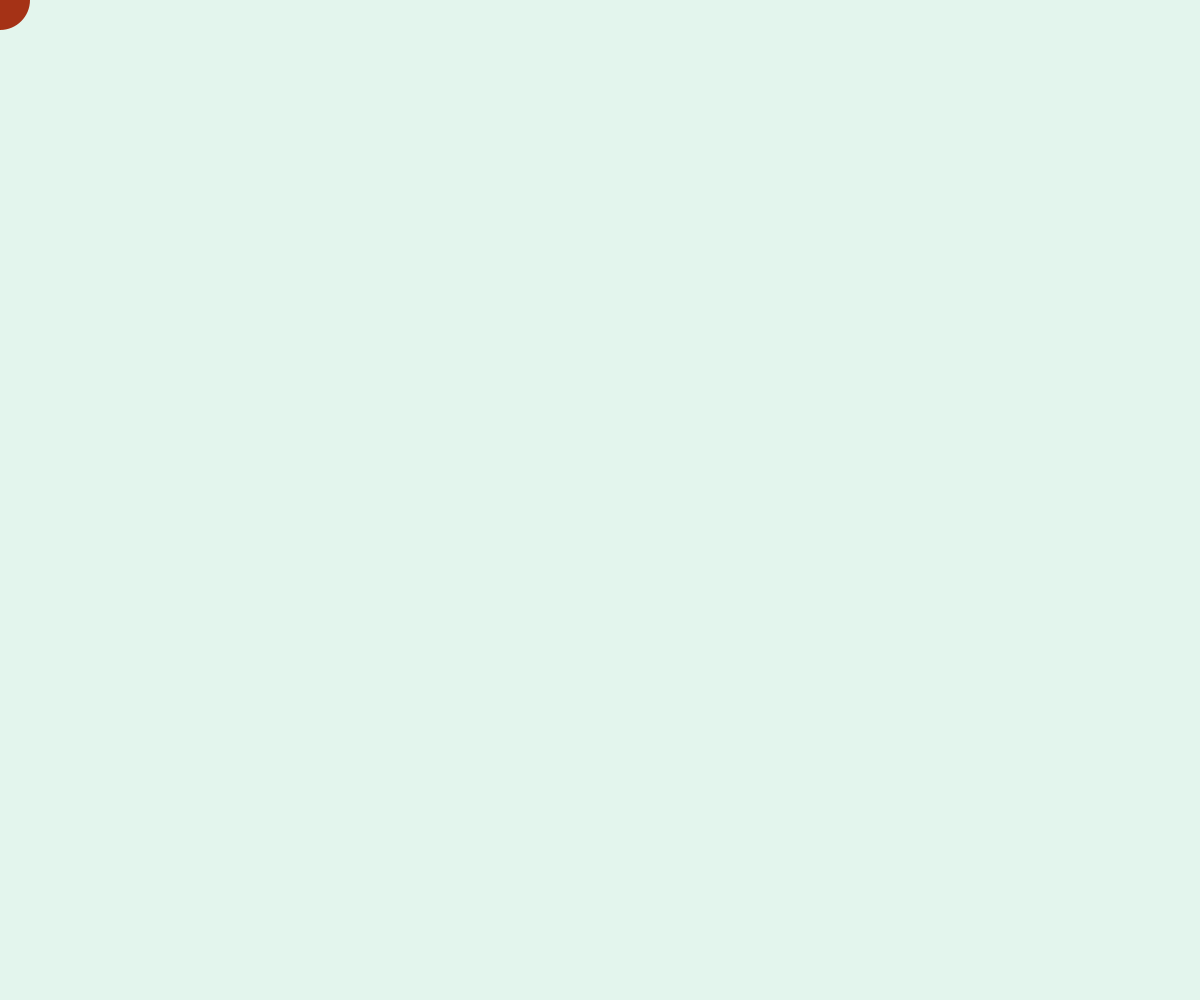
Frame 1 (no input)
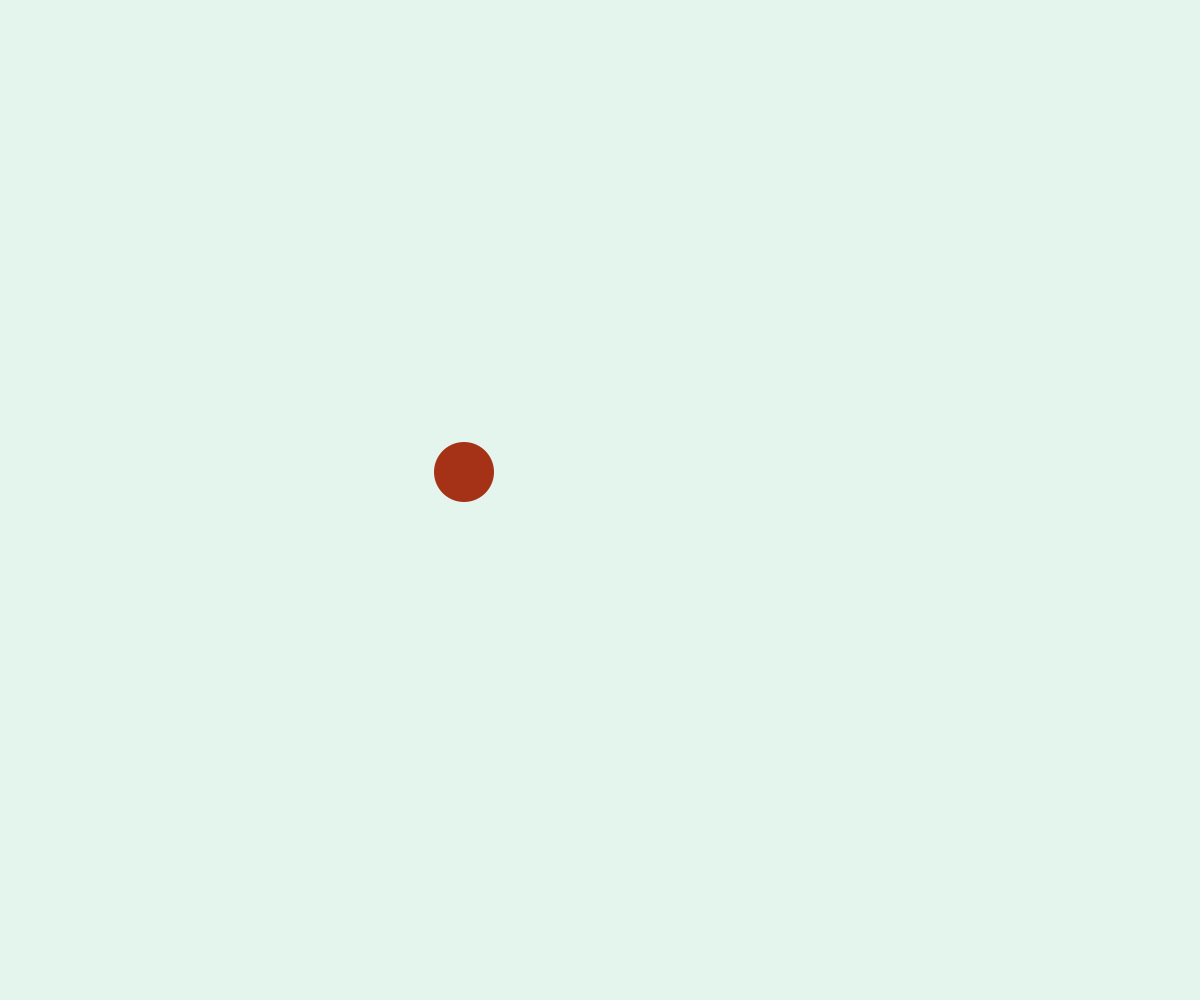
Frame 60 (the mouse pressed at the canvas centre just before this capture)
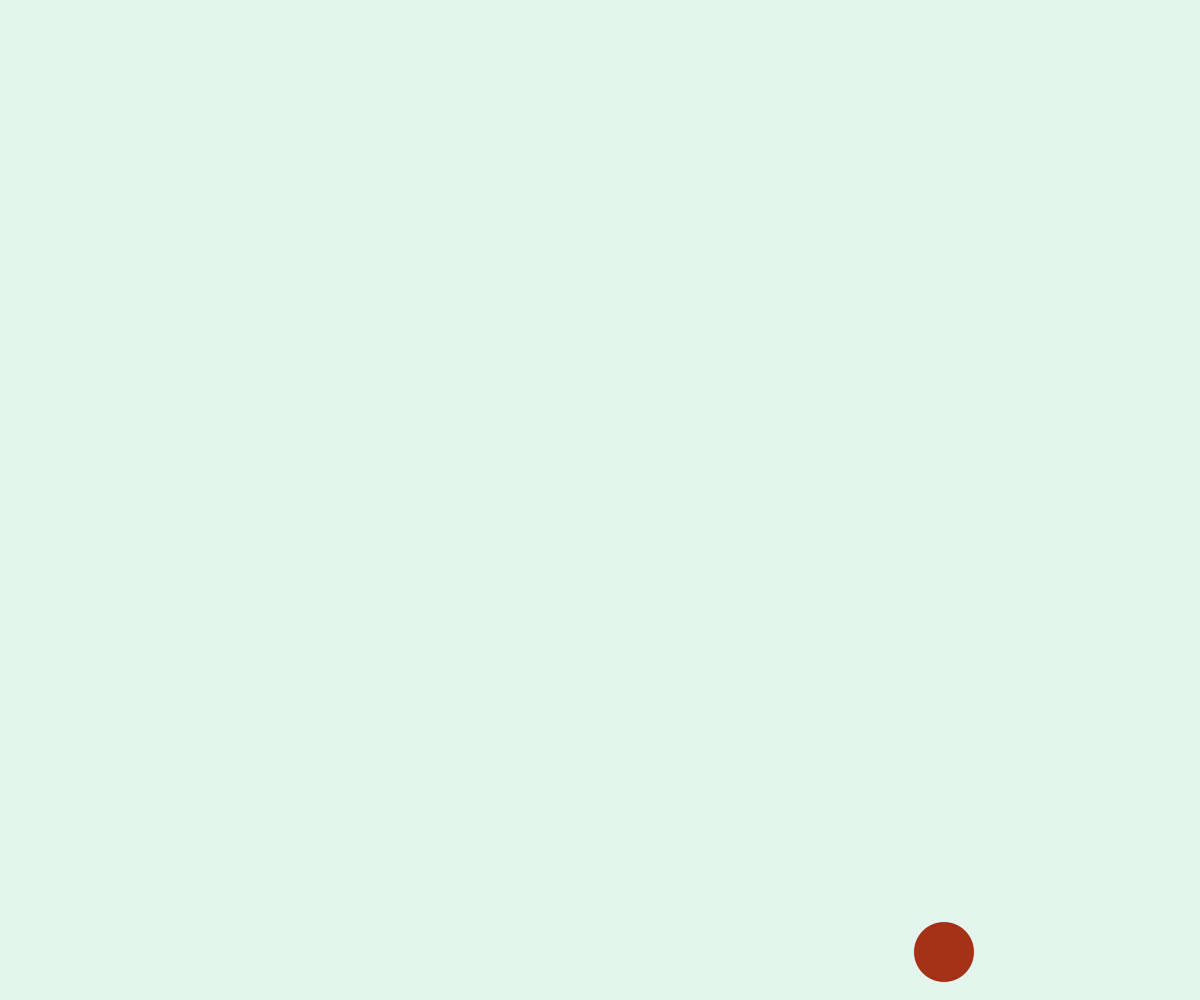
Frame 120 (the mouse held since frame 60 and released just before this capture)

The Processing sketch that drew these frames (run headless with seeded random() and noise(); from frame 60 on, the mouse is pressed at the canvas centre):

// Processing sketch: sketch_3__homework___game
// ── sketch_3__homework___game.pde
Ball ball;


void setup(){
  size(1200,1000);
  noStroke();
  ball = new Ball();
}

void draw() {

  background(#E3F5ED);

  fill(#A53216);
 
 ball.display();
 ball.move(); 


}

// ── object.pde
class Ball{
  
  
  //start position of the ball
float ball_x = 0;
float ball_y = 0;

//how fast the ball moves
float move_x = -8;
float move_y = 8;

void display() {
   ellipse(ball_x, ball_y, 60, 60);
  ball_x = ball_x + move_x;
  ball_y = ball_y + move_y;
}

void move(){
  if(ball_x > width) {
    ball_x = width;
    move_x = -move_x;
    }
  
   if(ball_y > height) {
     ball_y = height;
     move_y = -move_y;
    }
   
    if(ball_x < 0) {
      ball_x = 0;
      move_x = -move_x;
    }
  
     if(ball_y < 0) {
       ball_y = 0;
       move_y = -move_y;
     }
}
}
